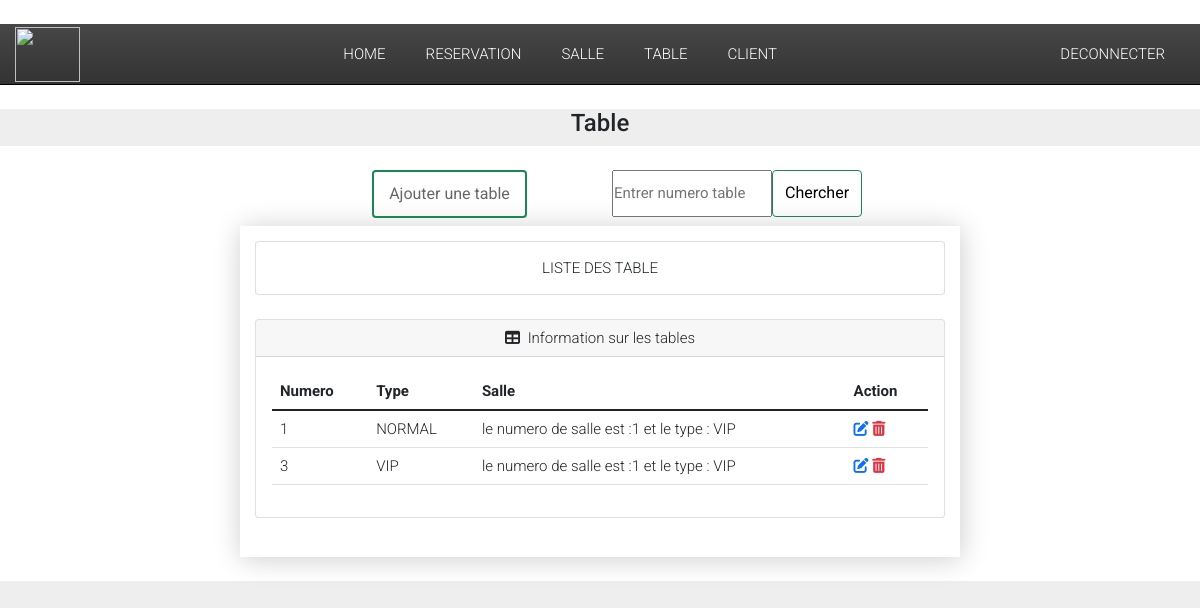
The page /table/ (signed in) on the database its author committed.
### Reservation/models.py (models this page shows, shortened)
class Table(models.Model):
    TABLE_TYPE = (
        ('VIP', 'vip'),
        ('NORMAL', 'Normal')
    )
    numero = models.IntegerField()
    type = models.CharField(max_length=50, choices=TABLE_TYPE)
    salle = models.ForeignKey(Salle, null=True, on_delete=models.CASCADE)
    disponiblité = models.BooleanField(default=True)

class Salle(models.Model):
    SALLE_TYPE = (
        ('VIP', 'vip'),
        ('NORMAL', 'Normal')
    )
    numero = models.IntegerField()
    type = models.CharField(max_length=50, choices=SALLE_TYPE)
    def __str__(self):
      return f"le numero de salle est :{self.numero}  et le type : {self.type}"

### Reservation/views.py (the view)
# urls.py: path('table/',views.table, name="table"),
def table(request):
    if not request.user.is_authenticated:
        return redirect('login')
    else:
        table = Table.objects.all()
        res_table = Reservation_table.objects.all()
        for k in  res_table:
            l = k.table.id
            print(l)
        context = {'table':table,
                }
        return render(request, 'Reservation/Table.html',context)

### Reservation/templates/Reservation/Table.html (shortened to what this page needs)
{% extends 'Reservation/main.html' %}
{% block content%}
{% load static %}
<!DOCTYPE html>
<html lang="en">
  <head>
	<link rel="stylesheet" href="{% static 'table/css/demo.css' %}">
  </head>
  <body>
<h4><center>  Table  </center></h4>
 <main><center>
  <div class="row" >
    <div class="col-sm">
    </div>
    <div class="col-sm">
    <center>
    <h6 class=""><a class="btn btn-outline-success text-green border-success solid green mt-auto align-self-start" href="{% url 'ajout_table' %}">Ajouter une table</a></h6>
    </center>
  </div>
  <div class="col-sm">
    <center>
      <form class="d-flex ml-3" method="POST" action="{% url 'rechercher_table'%}" >
          <input style="width: 160px; height:47px; border-color: green text-black border-11px solid" placeholder="Entrer numero table"  type="number" aria-label="search"id="numero" name="numero" required>
          <button class= "btn btn-outline-success text-black border-4px solid green background-color-green" type="submit"> Chercher </button>
        </form> </center>
  </div>
  <div class="col-sm"> </div>
</div>
<section class="container cd-table-container">
  <div class="card mb-4">
    <div class="card-body">
        LISTE DES TABLE
    </div>
</div>
  <div class="card mb-4">
    <div class="card-header">
        <i class="fas fa-table me-1"></i>
        Information sur les tables
    </div>
    <div class="card-body">
        <table  class="table table-hover">
    <thead>
      <tr>
        <th>Numero</th>
        <th>Type</th>
        <th>Salle</th>
        <th>Action</th>
      </tr>
    </thead>
    <tbody>
      {% for items in table %}
      <tr>
        <td>{{items.numero}}</td>
        <td>{{items.type}}</td>
        <td>{{items.salle}}</td>
        <td><a  href="/modifier_table/{{items.id}}/" > <i class="fas fa-edit"></i></a>
          <a class="text-danger" href="/supprimer_table/{{items.id}}/" ><i class="fas fa-trash-alt"></i></a>  </td>
        </tr>
        {% endfor %}
    </tbody>
  </table>
</section>
 </main>
  </body>
</html>
{% endblock %}

### static/navbar/css/style.css (style rules this page uses)
* { margin: 0; padding: 0; box-sizing: border-box; }
body { font-family: 'Open Sans', sans-serif; font-size: 14px; font-weight: 400; line-height: 20px; }
.container { width: 100%; max-width: 1440px; margin: 0 auto; padding: 0 15px; }

### static/card/css/demo.css (style rules this page uses)
* { margin: 0; padding: 0; }
body { font-family: 'Roboto', sans-serif; font-style: normal; font-weight: 300; font-smoothing: antialiased; -webkit-font-smoothing: antialiased; -moz-osx-font-smoothing: grayscale; font-size: 15px; background: #eee; }
a.btn { text-decoration: none; color: #666; border: 2px solid #666; padding: 10px 15px; display: inline-block; margin-left: 5px; }
.btn:before { font-family: FontAwesome; font-weight: normal; margin-right: 10px; }
main { background: #fff; padding:: 20px; }
@media only screen and (min-width: 1160px) { main { max-width: 980px; margin-left: auto; margin-right: auto; padding: 24px; } }

### static/table/css/demo.css (style rules this page uses)
* { margin: 0; padding: 0; }
body { font-family: 'Roboto', sans-serif; font-style: normal; font-weight: 300; font-smoothing: antialiased; -webkit-font-smoothing: antialiased; -moz-osx-font-smoothing: grayscale; font-size: 15px; background: #eee; }
a.btn { text-decoration: none; color: #666; border: 2px solid #666; padding: 10px 15px; display: inline-block; margin-left: 5px; }
.btn:before { font-family: FontAwesome; font-weight: normal; margin-right: 10px; }
main { padding:: 20px; }
@media only screen and (min-width: 720px) { main { max-width: 720px; margin-left: auto; margin-right: auto; padding: 24px; } }

### Reservation/templates/Reservation/Table.html (style rules this page uses)
.cd-table-container { background: #fff; box-shadow: 1px 2px 26px rgba(0, 0, 0, 0.2); padding: 15px; max-width: 720px; }

### rows shown on the page
Table: numero "1", type "NORMAL", salle "le numero de salle est :1 et le type : VIP"
Table: numero "3", type "VIP", salle "le numero de salle est :1 et le type : VIP"
